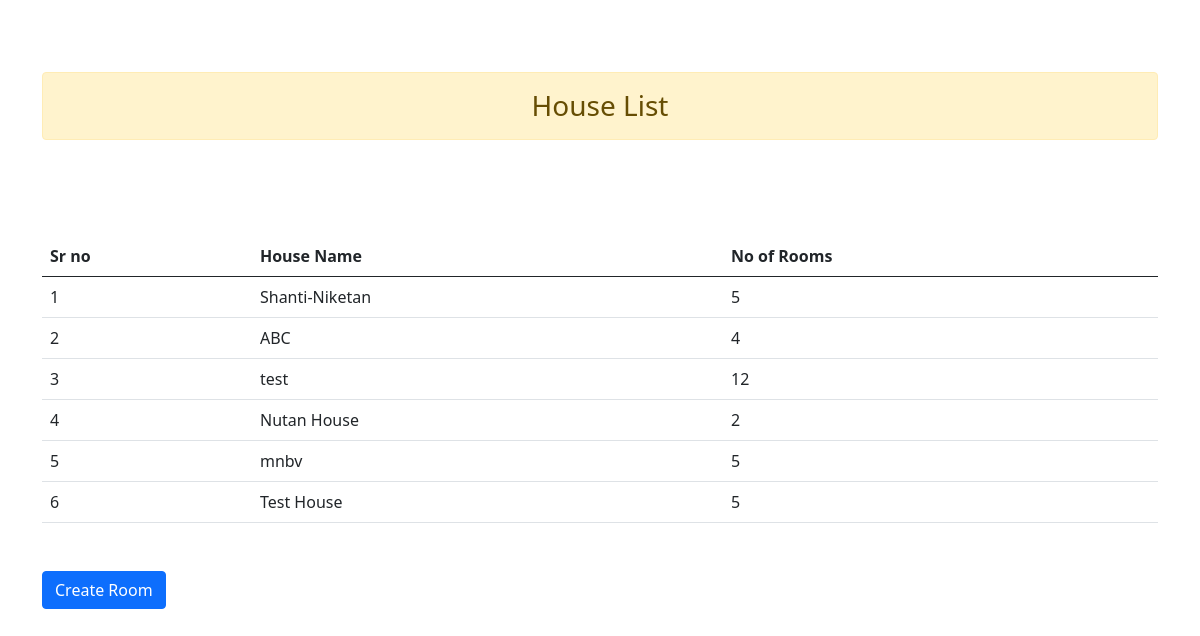
The app's page /house_list/ (signed in), older data.
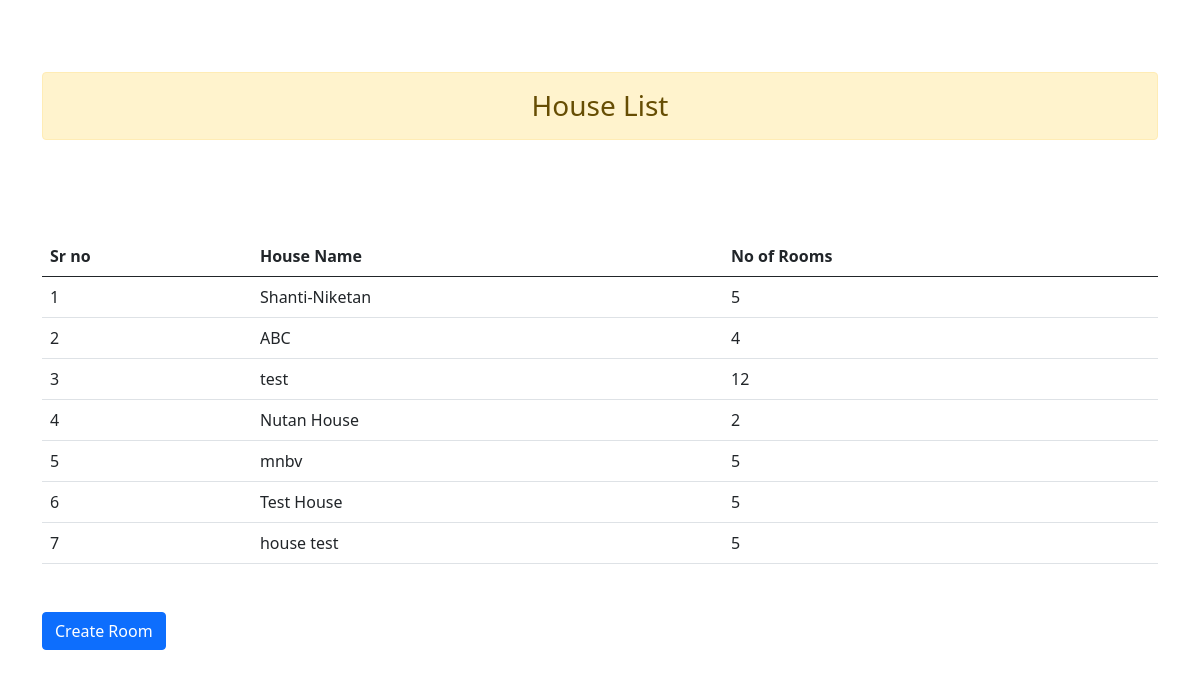
The same page, newer data.
### app1/models.py (models this page shows, shortened)
class House(models.Model):
    name = models.CharField(max_length=100)
    num_rooms = models.IntegerField()
    user = models.ForeignKey(User, on_delete=models.CASCADE)

### app1/views.py (the view)
# urls.py: path('house_list/',views.house_list,name='house_list'),
def house_list(request):
    data_list = House.objects.filter(user=request.user)
    return render(request, 'house_list.html', {'data_list': data_list})

### templates/house_list.html (shortened to what this page needs)
<!doctype html>
<html lang="en">
  <head>
    <link href="https://cdn.jsdelivr.net/npm/bootstrap@5.0.2/dist/css/bootstrap.min.css" rel="stylesheet">
  </head>
<body>
    <div class="container">
        <br><br><br>
        <h3 class="alert alert-warning text-center">House List</h3>
    <table class="table my-5">
        <table class="table my-5">
          <thead class="thead-dark">
          <tr>
              <th scope="col">Sr no</th>
              <th scope="col">House Name</th>
              <th scope="col">No of Rooms</th>
            </tr>
        </thead>
        <tbody>
    {% for i in data_list %}
    <tr>
        <td>{{ forloop.counter }}</td>
        <td>{{ i.name }}</td>
        <td>{{ i.num_rooms }}</td>
        </tr>
        {% endfor %}
        </tbody>
    </table>
    <form action="{% url 'room'  %}" method="GET">
      <button type="submit" class="btn btn-primary">Create Room</button>
  </form>
  </body>
</html>

Row changes from the older to the newer data that the page shows:
added House: name "house test", num_rooms "5"
